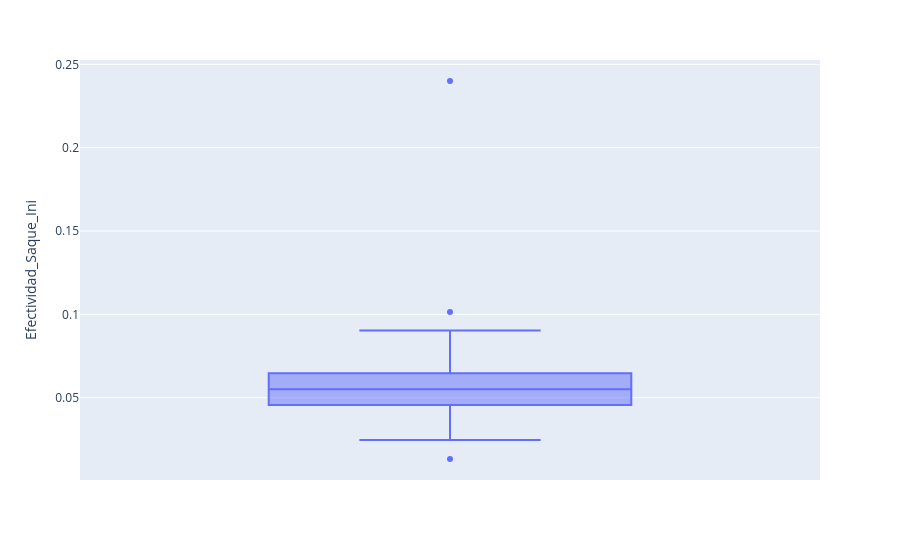

The code cell stored with this chart in its notebook:
### Code cell
px.box(df_equipos, y = 'Efectividad_Saque_Ini')

### Figure 1 — Plotly figure (JSON) as saved in the notebook; plotly's stock layout.template omitted (floating-point values rounded to 4 significant figures)
{"data": [{"alignmentgroup": "True", "hovertemplate": "Efectividad_Saque_Ini=%{y}<extra></extra>", "legendgroup": "", "marker": {"color": "#636efa"}, "name": "", "notched": false, "offsetgroup": "", "orientation": "v", "showlegend": false, "type": "box", "x0": " ", "xaxis": "x", "y": [0.05502, 0.05233, 0.05112, 0.05183, 0.03905, 0.03379, 0.03611, 0.04543, 0.03982, 0.04577, 0.05695, NaN, 0.08245, 0.05663, 0.07318, 0.04793, 0.04983, 0.04002, 0.02922, 0.04799, 0.0567, 0.0399, NaN, NaN, 0.08427, 0.04852, 0.05041, 0.06507, 0.06046, 0.06066, 0.07852, 0.08249, 0.04885, 0.06337, NaN, 0.03931, 0.06132, 0.06155, NaN, 0.05189, 0.07149, 0.05186, 0.06924, 0.06149, NaN, 0.0303, 0.02824, 0.05915, 0.06911, 0.06926, 0.03515, 0.06826, 0.06458, 0.04475, 0.05949, 0.02469, 0.05583, 0.04617, 0.05216, 0.04073, 0.06125, 0.06887, 0.06021, 0.06723, 0.08928, 0.06262, 0.05495, 0.05497, 0.07665, 0.04529, 0.24, NaN, 0.06946, 0.0584, 0.01325, 0.1015, 0.04561, 0.03573, 0.04637, 0.04646, 0.07003, 0.05856, 0.03773, 0.04527, 0.06416, 0.04401, 0.04782, 0.05507, 0.06305, 0.035, 0.05853, 0.09033, 0.08077, 0.05242, 0.04568, 0.07646, 0.05464, 0.05915, 0.05923, 0.04938, NaN, 0.07279, 0.05623, 0.04447, NaN, 0.07712, NaN, NaN, NaN, NaN, NaN, NaN, NaN, NaN, NaN, NaN, NaN, NaN, NaN], "y0": " ", "yaxis": "y"}], "layout": {"boxmode": "group", "legend": {"tracegroupgap": 0}, "margin": {"t": 60}, "xaxis": {"anchor": "y", "domain": [0, 1]}, "yaxis": {"anchor": "x", "domain": [0, 1], "title": {"text": "Efectividad_Saque_Ini"}}}}
